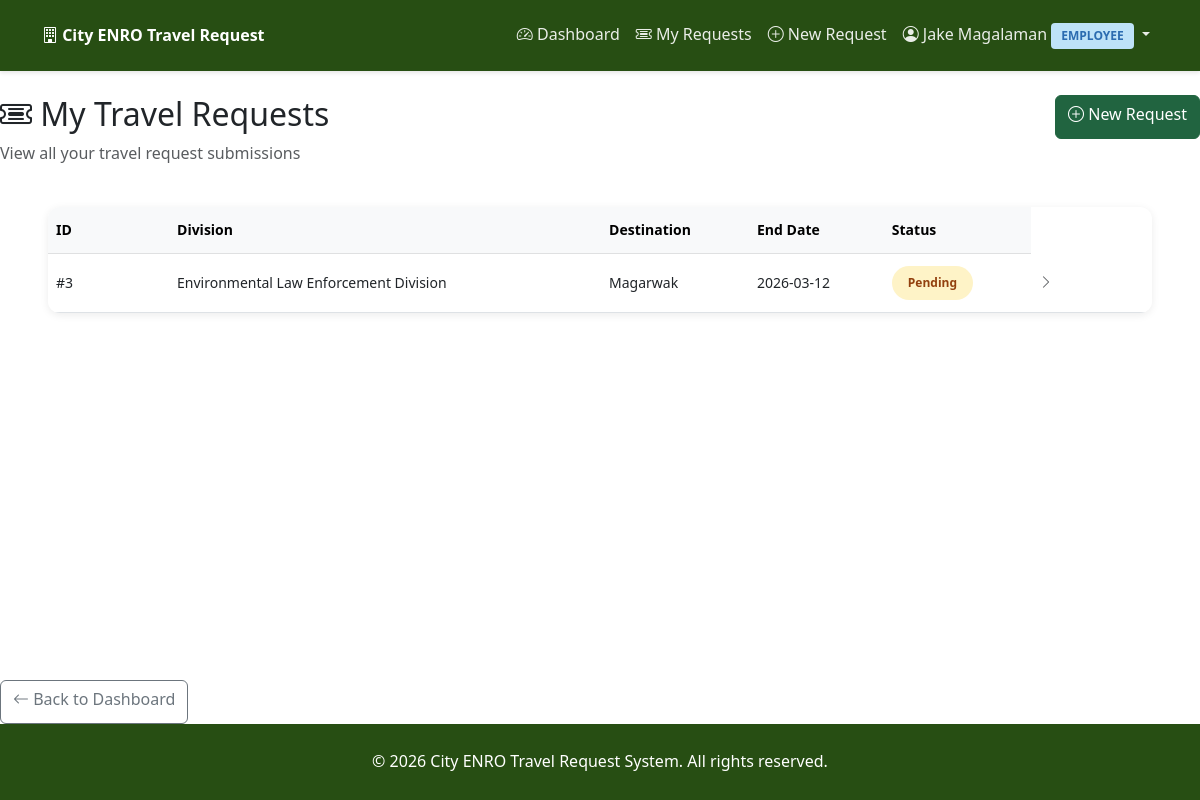
The app's page /tickets/my (signed in), older data.
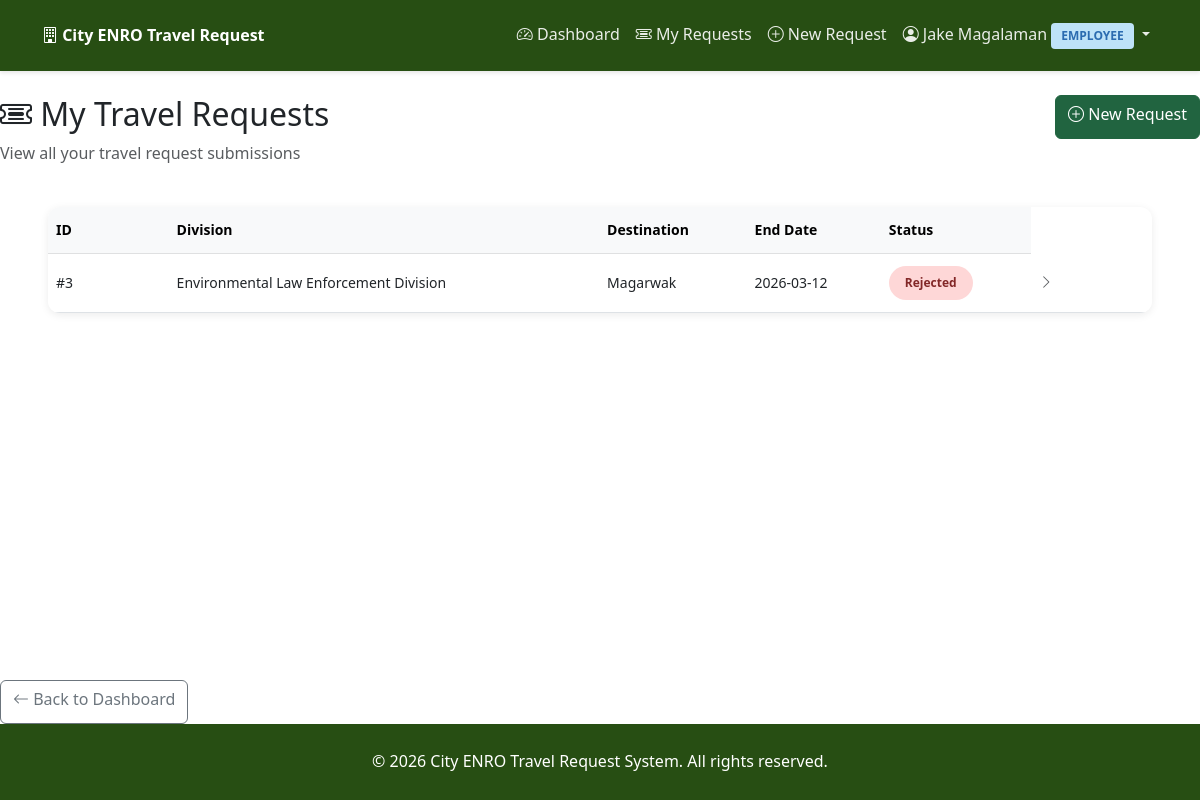
The same page, newer data.
### tables this page shows
CREATE TABLE tickets (
            id INTEGER PRIMARY KEY AUTOINCREMENT,
            user_id INTEGER NOT NULL,
            division_id INTEGER NOT NULL,
            destination VARCHAR(200) NOT NULL,
            purpose TEXT NOT NULL,
            associates TEXT,
            start_date DATE NOT NULL,
            end_date DATE NOT NULL,
            vehicle_needed VARCHAR(10) DEFAULT 'no',
            vehicle_assigned VARCHAR(100),
            status VARCHAR(50) DEFAULT 'pending',
            created_at TIMESTAMP DEFAULT CURRENT_TIMESTAMP,
            updated_at TIMESTAMP DEFAULT CURRENT_TIMESTAMP,
            FOREIGN KEY (user_id) REFERENCES users(id),
            FOREIGN KEY (division_id) REFERENCES divisions(id)
        );

CREATE TABLE divisions (
            id INTEGER PRIMARY KEY AUTOINCREMENT,
            name VARCHAR(100) NOT NULL
        );

### routes/tickets.py (the view, shortened to what this page needs)
@tickets_bp.route('/my')
def my_tickets():
    if not require_login():
        return redirect(url_for('auth.login'))
    db_type = getattr(Config, 'DATABASE_TYPE', 'sqlite')
    try:
        conn = get_db_connection()
        cursor = conn.cursor()
        if db_type == 'sqlite':
            cursor.execute("""
                SELECT t.*, d.name as division_name
                FROM tickets t
                JOIN divisions d ON t.division_id = d.id
                WHERE t.user_id = ?
                ORDER BY t.created_at DESC
            """, (session['user_id'],))
        if db_type == 'sqlite':
            rows = cursor.fetchall()
            tickets = [dict_from_row(row) for row in rows]
        else:
            tickets = cursor.fetchall()
        conn.close()
        for ticket in tickets:
            if ticket.get('start_date') and isinstance(ticket.get('start_date'), str):
                ticket['start_date'] = datetime.strptime(ticket['start_date'], '%Y-%m-%d').date()
            if ticket.get('end_date') and isinstance(ticket.get('end_date'), str):
                ticket['end_date'] = datetime.strptime(ticket['end_date'], '%Y-%m-%d').date()
    except Exception as e:
        flash(f'Error loading tickets: {str(e)}', 'danger')
        tickets = []
    return render_template('tickets/my_tickets.html', tickets=tickets)

### db.py (called while the page is built)
def get_db_type():
    try:
        from flask import has_request_context, request
        if has_request_context() and hasattr(current_app, 'config'):
            return current_app.config.get('DATABASE_TYPE', 'sqlite')
    except:
        pass
    return 'sqlite'

def get_db_connection():
    db_type = get_db_type()
    if db_type == 'sqlite':
        return get_sqlite_connection()
    else:
        return get_mysql_connection()

def get_sqlite_connection():
    import os
    from config import Config
    db_path = getattr(Config, 'SQLITE_DATABASE', 'cityhall.db')
    try:
        if hasattr(current_app, 'config'):
            db_path = current_app.config.get('SQLITE_DATABASE', db_path)
    except:
        pass
    conn = sqlite3.connect(db_path)
    conn.row_factory = sqlite3.Row
    return conn

def dict_from_row(row):
    if row is None:
        return None
    if hasattr(row, 'keys'):
        return dict(zip(row.keys(), row))
    return row

### routes/tickets.py (called while the page is built)
def require_login():
    return 'user_id' in session

### templates/tickets/my_tickets.html (shortened to what this page needs)
{% extends "base.html" %}
{% block content %}
<div class="row mb-4">
    <div class="col-md-8">
        <h2><i class="bi bi-ticket-detailed"></i> My Travel Requests</h2>
        <p class="text-muted">View all your travel request submissions</p>
    </div>
    <div class="col-md-4 text-end">
        <a href="{{ url_for('tickets.create') }}" class="btn btn-primary">
            <i class="bi bi-plus-circle"></i> New Request
        </a>
    </div>
</div>
<div class="wide-container">
    <div class="card table-card">
    <div class="card-body p-0">
        {% if tickets %}
        <div class="table-responsive">
            <table class="table table-hover mb-0">
                <thead class="table-light">
                    <tr>
                        <th>ID</th>
                        <th>Division</th>
                        <th>Destination</th>
                        <th>End Date</th>
                        <th>Status</th>
                    </tr>
                </thead>
                <tbody>
                    {% for ticket in tickets %}
                    <tr class="ticket-row" data-ticket-id="{{ ticket.id }}">
                        <td>#{{ ticket.id }}</td>
                        <td>{{ ticket.division_name }}</td>
                        <td>{{ ticket.destination }}</td>
                        <td>{{ ticket.end_date.strftime('%Y-%m-%d') if ticket.end_date else '-' }}</td>
                        <td>
                            <span class="status-badge status-{{ ticket.status }}">
                                {{ ticket.status|replace('_', ' ')|title }}
                            </span>
                        </td>
                        <td>
                            <i class="bi bi-chevron-right text-muted"></i>
                        </td>
                    </tr>
                    {% endfor %}
                </tbody>
            </table>
        </div>
        {% endif %}
    </div>
</div>
        </div>
    </div>
</div>
<div class="row mt-3">
    <div class="col-12">
        <a href="{{ url_for('main.dashboard') }}" class="btn btn-outline-secondary">
            <i class="bi bi-arrow-left"></i> Back to Dashboard
        </a>
    </div>
</div>
{% endblock %}

Row changes from the older to the newer data that the page shows:
changed tickets "Magarwak": status "Pending" → "Rejected"
